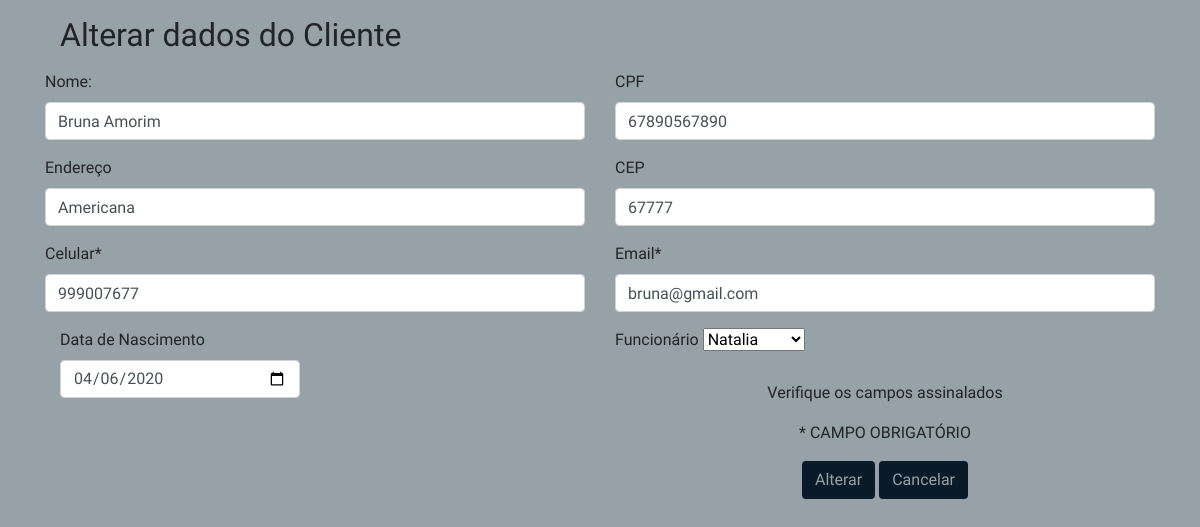
The page /edita_clientes.php?idClientes=1 on the database as committed earlier.
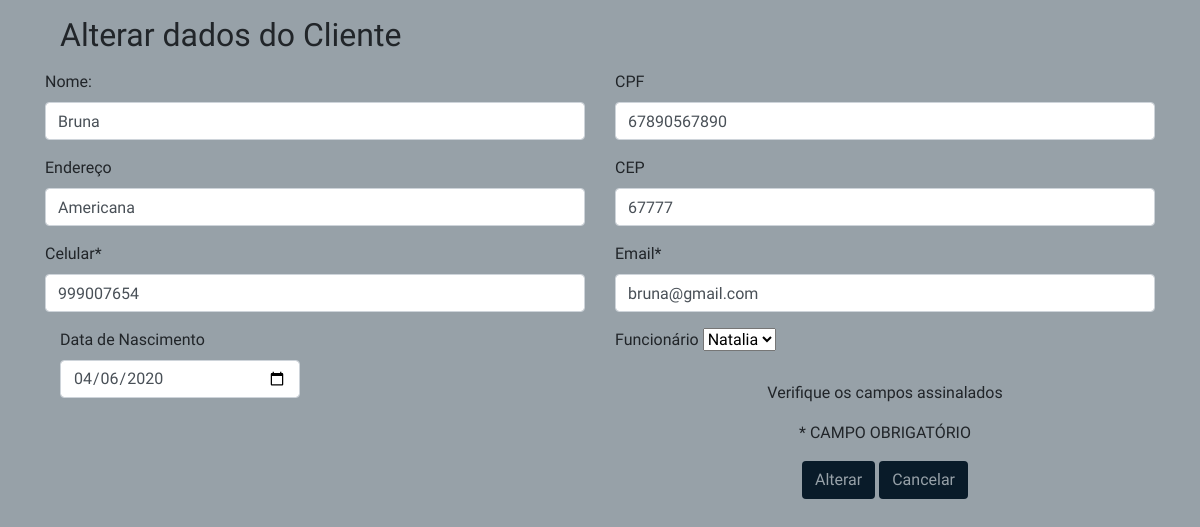
The same page on the database as committed later.
### tables this page shows
CREATE TABLE IF NOT EXISTS `clientes` (
  `idClientes` int(11) NOT NULL AUTO_INCREMENT,
  `nome` varchar(200) NOT NULL,
  `endereco` varchar(150) NOT NULL,
  `telefone` varchar(45) NOT NULL,
  `dataNascimento` date NOT NULL,
  `cpf` varchar(20) NOT NULL,
  `cep` varchar(45) DEFAULT NULL,
  `email` varchar(45) DEFAULT NULL,
  `Funcionarios_idFuncionario` int(11) NOT NULL,
  PRIMARY KEY (`idClientes`),
  KEY `fk_Clientes_Funcionarios_idx` (`Funcionarios_idFuncionario`),
  CONSTRAINT `fk_Clientes_Funcionarios` FOREIGN KEY (`Funcionarios_idFuncionario`) REFERENCES `funcionarios` (`idFuncionario`) ON DELETE NO ACTION ON UPDATE NO ACTION
);

### edita_clientes.php (the view, shortened to what this page needs)
<!DOCTYPE html>
<html>
<head>
  <link rel="stylesheet" href="css/bootstrap.css">
	<link rel="stylesheet" href="css/all.css">
	<link rel="stylesheet" href="css/estilo.css">
</head>
<?php
	$idClientes = $_GET["idClientes"];
	include "funcoesbd.php";
	$conexao = conecta_bd();
	$dados = consulta_editar_cliente($conexao,$idClientes);
		$nome = $dados["nome"];
		$endereco = $dados["endereco"];
		$telefone = $dados["telefone"];
		$dataNascimento = $dados["dataNascimento"];
		$cpf = $dados["cpf"];
		$cep = $dados["cep"];
		$email = $dados["email"];
 ?>
<body style="background-color: #97a1a8;">
  <section id="formulario">
  	<div class="container">
  		<form action="edcliente_envia.php" method="post" name="form" id="form" onSubmit="return valida_dados(this)">
			<div class="col-md-12">
				<p><h2>Alterar dados do Cliente</h2></p>
			 </div>
		<div class="row">
	<div class="col-md-6">
		 <div class="form-group">
					<label>Nome:</label>
					<input type="text" required="required" name="nome" class="form-control" value="<?php echo $nome;?>">
		</div>
		<div class="form-group">
					<label>Endereço</label>
					<input type="text" required="required" name="endereco" class="form-control" value="<?php echo
					$endereco;?>">
        </div>
		<div class="form-group">
					<label>Celular*</label>
					<input type="text" required="required" name="telefone" class="form-control" value="<?php echo
					$telefone;?>">
        </div>
        <div class="col-md-6">
 			  <div class="form-group">
					<label>Data de Nascimento</label>
					<input type="date" required="required" name="dataNascimento" class="form-control" value="<?php echo
					$dataNascimento;?>">
		</div>
</div>
</div>
	<div class="col-md-6">
		<div class="form-group">
					<label>CPF</label>
					<input type="text" required="required" name="cpf" class="form-control" value="<?php echo
					$cpf;?>">
        </div>
        <div class="form-group">
					<label>CEP</label>
					<input type="text" required="required" name="cep" class="form-control" value="<?php echo
					$cep;?>">
        </div>
        <div class="form-group">
					<label>Email*</label>
					<input type="text" required="required" name="email" class="form-control" value="<?php echo
					$email;?>">
		</div>
          <div class="form-group">
					<label>Funcionário</label>
					<select name="funcionario">
						<?php
							$sql = "select * from funcionarios";
							$resultado_funcionario = mysqli_query($conn, $sql);
							while( $dados = mysqli_fetch_array($resultado_funcionario)){
								$codigo = $dados['idFuncionario'];
								$funcionario = $dados['nome'];
								echo "<option value=$codigo>$funcionario</option>";
							}
						?>
					</select>
		</div>
			<div class="col-md-6 text-center mx-auto d-block" style="padding-top: 5px;">
								<p>Verifique os campos assinalados</p>
								<p>* CAMPO OBRIGATÓRIO</p>
			<input type="submit" class="btn" value="Alterar" class="botao" style="background-color: #091b29; color:#97a1a8; ">
			<input type="reset" class="btn" name="cancelar" value="Cancelar" class="botao" onclick="javascript: location.href='cliente.php';" style="background-color: #091b29; color:#97a1a8; ">
			</div>
	</div>
	</div>
	</form>
	</div>
</section>
</body>
</html>

Rows that differ between the two databases and show on the page:
changed clientes "Americana": nome "Bruna Amorim" → "Bruna"; telefone "999007677" → "999007654"
